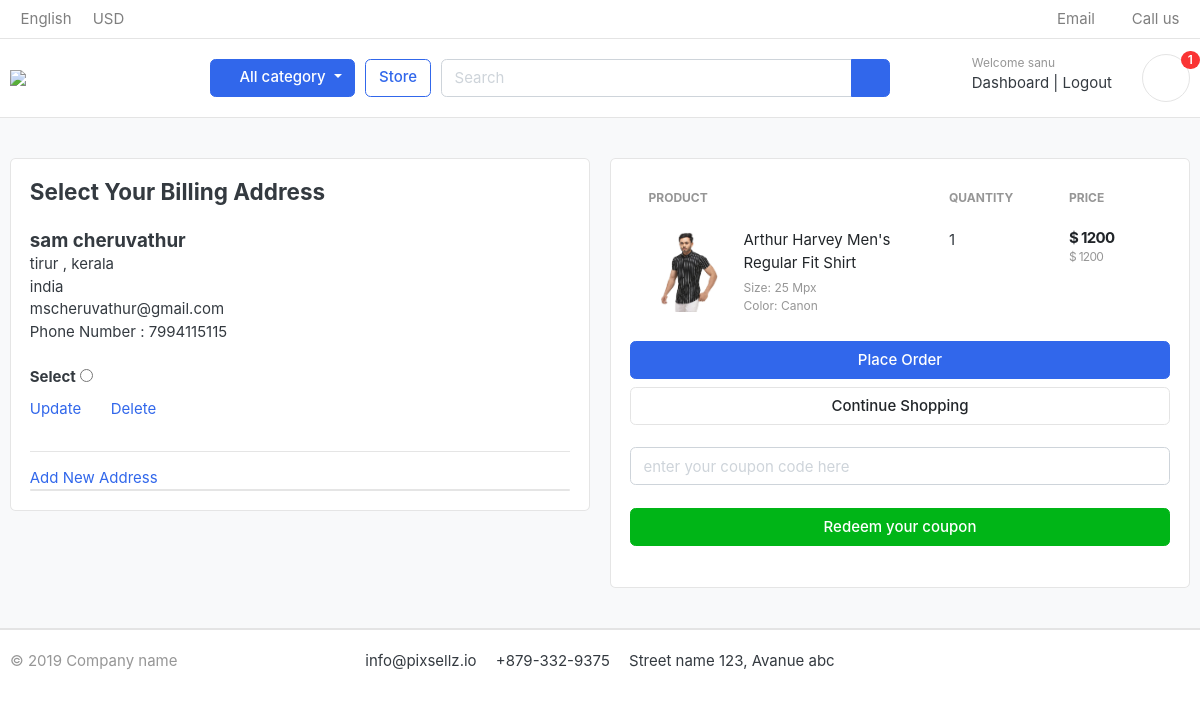
Page /cart/checkout/ (signed in) on the committed database.
### accounts/models.py (models this page shows, shortened)
class Account(AbstractBaseUser):
    first_name = models.CharField(max_length=50,)
    last_name = models.CharField(max_length=50,)
    username = models.CharField(max_length=50,unique=True)
    email = models.EmailField(max_length=100,unique=True)
    phone_number = models.CharField(max_length=50)
    date_joined = models.DateField(auto_now_add=True)
    last_login = models.DateField(auto_now_add=True)
    is_admin = models.BooleanField(default=False)
    is_staff = models.BooleanField(default=False)
    is_active = models.BooleanField(default=False)
    is_superadmin = models.BooleanField(default=False)
    USERNAME_FIELD = 'email'
    REQUIRED_FIELDS = ['username','first_name','last_name']
    objects = MyAccountManager()

### orders/models.py (models this page shows, shortened)
class UserAddress(models.Model):
    user = models.ForeignKey(Account,on_delete=models.CASCADE, null=True)
    first_name = models.CharField(max_length=50)
    last_name = models.CharField(max_length=50)
    phone = models.CharField(max_length=15)
    email =  models.EmailField(max_length=50)
    address_line_1 = models.CharField(max_length=50)
    address_line_2 = models.CharField(max_length=50)
    country = models.CharField(max_length=50)
    state = models.CharField(max_length=50)
    city = models.CharField(max_length=50)
    order_note = models.CharField(max_length=100, blank=True)
    created_at = models.DateField(auto_now_add=True)
    def full_name(self):
        return f'{self.first_name} {self.last_name}'

### cart/models.py (models this page shows, shortened)
class CartItem(models.Model):
    user = models.ForeignKey(Account, on_delete=models.CASCADE, null=True)
    product = models.ForeignKey(Product,on_delete=models.CASCADE,null=True)
    variations = models.ManyToManyField(Variation, blank=True)
    cart = models.ForeignKey(Cart, on_delete=models.CASCADE, null= True)
    quantity = models.IntegerField()
    is_active = models.BooleanField(default = True)
    def sub_total(self):
        return self.product.price * self.quantity

### store/models.py (models this page shows, shortened)
class Product(models.Model):
    product_name = models.CharField(max_length=200, unique=True)
    slug = models.SlugField(max_length=200,unique=True)
    description = models.TextField(max_length=500,blank=True)
    price = models.IntegerField()
    off_price = models.IntegerField(null=True)
    off_percentage = IntegerField(null=True)
    images_1 = models.ImageField(upload_to='photos/products')
    images_2 = models.ImageField(upload_to='photos/products')
    images_3 = models.ImageField(upload_to='photos/products')
    images_4 = models.ImageField(upload_to='photos/products')
    stock = models.IntegerField()
    is_available = models.BooleanField(default=True)
    category = models.ForeignKey(Category,on_delete=models.CASCADE)
    created_date = models.DateField(auto_now_add=True)
    modified_date = models.DateField(auto_now = True)
    def get_url(self):
        return reverse('product_detail', args = [self.category.slug, self.slug])

### cart/views.py (the view)
# urls.py: path('checkout/',views.checkout,name="checkout"),
@login_required(login_url='login')
def checkout(request, total = 0, quantity = 0, cart_items = None, user_address = None):
    try:
        tax = 0
        grand_total = 0
        if request.user.is_authenticated:
            cart_items = CartItem.objects.filter(user=request.user,is_active =True)
            user_address = UserAddress.objects.filter(user = request.user)
        else:
            cart = Cart.objects.get(cart_id = _cart_id(request))
            cart_items = CartItem.objects.filter(cart=cart,is_active =True)
        for cart_item in cart_items:
            if cart_item.product.off_price is not None:
                total += ((cart_item.product.price - cart_item.product.off_price) * cart_item.quantity)
                quantity += cart_item.quantity
            else:
                total += (cart_item.product.price * cart_item.quantity)
                quantity += cart_item.quantity
        tax = (5 * total)/100
        grand_total = total + tax
    except ObjectDoesNotExist:
        pass
    context = {
        'user_address' : user_address,
        'total' : total,
        'quantity' : quantity,
        'cart_items' : cart_items,
        'tax' : tax,
        'grand_total' : grand_total,
    }
    return render(request,'store/checkout.html',context)

### cart/context_processors.py (called while the page is built)
def counter(request):
    cart_count = 0
    if 'admin' in request.path:
        return {}
    else:
        try:
            cart = Cart.objects.filter(cart_id=_cart_id(request))
            if  request.user.is_authenticated:
                cart_items = CartItem.objects.all().filter(user=request.user)
            else:
                cart_items = CartItem.objects.all().filter(cart=cart[:1])
            for cart_item in cart_items:
                cart_count += cart_item.quantity
        except Cart.DoesNotExist:
            cart_item = 0
        return dict(cart_count = cart_count)

### cart/views.py (called while the page is built)
def _cart_id(request):
    cart = request.session.session_key
    if not cart:
        cart = request.session.create()
    return cart

### category/context_processors.py (called while the page is built)
def menu_links(request):
    links = Category.objects.all()
    return dict(links=links)

### category/models.py (called while the page is built)
    def get_url(self):
        return reverse('products_by_category', args=[self.slug])

### templates/store/checkout.html (shortened to what this page needs)
{% extends 'base.html' %}
{% load static %}
{% block content %}
<section class="section-content padding-y bg">
<div class="container">
<div class="row">
	<aside class="col-lg-6">
<div class="card">
    <div class="card-body">
        <h4 class="card-title mb-4">Select Your Billing Address</h4>
        <form action="{% url 'place_order' %}" method="POST">
{% for user_address in user_address %}
        <h5 class="card-text mb-0">{{ user_address.full_name }}</h5>
        <p class="card-text mb-0">{{ user_address.city }} , {{ user_address.state }}</p>
        <p class="card-text mb-0">{{ user_address.country }}</p>
        <p class="card-text mb-0">{{ user_address.email }}</p>
        <p class="card-text mb-0">Phone Number : {{ user_address.phone }}</p>
		<br>
		<label><h6>Select</h6></label>
        <input type="radio" name="address_id" value="{{ user_address.id }}">
		<div style="display:flex;">
			<a href="{% url 'update_address' user_address.id %}">Update</a>
			<p>&nbsp;  &nbsp; &nbsp; &nbsp;</p>
			<a href="{% url 'delete_address' user_address.id %}">Delete</a>
		</div>
        <hr>
{% endfor %}
        <a href="{% url 'add_address' %}">Add New Address</a><div class="card">
    </div>
</div>
	</aside>
	<aside class="col-lg-6">
		<div class="card">
		<div class="card-body">
        <table class="table table-borderless table-shopping-cart">
<thead class="text-muted">
<tr class="small text-uppercase">
  <th scope="col">Product</th>
  <th scope="col" width="120">Quantity</th>
  <th scope="col" width="120">Price</th>
</tr>
</thead>
<tbody>
{% for cart_item in cart_items %}
<tr>
	<td>
		<figure class="itemside align-items-center">
			<div class="aside"><img src="{{ cart_item.product.images_1.url }}" class="img-sm"></div>
			<figcaption class="info">
				<a href="{{ cart_item.product.get_url }}" class="title text-dark">{{ cart_item.product.product_name }}</a>
				<p class="text-muted small">Size: 25 Mpx <br> Color: Canon</p>
			</figcaption>
		</figure>
	</td>
	<td>
		<label>{{cart_item.quantity}}</label>
	</td>
	<td>
		<div class="price-wrap">
		{% if cart_item.product.off_price is not None %}
			<var class="price">$ {{cart_item.sub_offer}}</var>
		{% else %}
			<var class="price">$ {{cart_item.sub_total}}</var>
		{% endif %}
			<small class="text-muted"> $ {{ cart_item.product.price }}</small>
		</div>
	</td>
</tr>
{% endfor %}
</tbody>
</table>
            <button type="submit" name="submit" class="btn btn-primary btn-block">Place Order</button>
			<a href="{% url 'store' %}" class="btn btn-light btn-block">Continue Shopping</a>
			<br>
			<form action="{% url 'coupon_redeem' %}" method="POST">
			<input type="text" name="coupon_code" class="form-control" placeholder="enter your coupon code here" required>
			<br>
			<button type="submit" name="submit" class="btn btn-success btn-block">Redeem your coupon</button>
			<br>
			</form>
		</div>
		</div>
</aside>
</div>
</div>
</section>
{% endblock %}

### templates/includes/navbar.html (shortened to what this page needs)
{% load static %}
<header class="section-header">
<nav class="navbar p-md-0 navbar-expand-sm navbar-light border-bottom">
<div class="container">
  <div class="collapse navbar-collapse" id="navbarTop4">
    <ul class="navbar-nav mr-auto">
    	<li class="nav-item dropdown">
		 	<a href="#" class="nav-link">   English </a>
		</li>
		<li class="nav-item dropdown">
			<a href="#" class="nav-link"> USD </a>
		</li>
    </ul>
    <ul class="navbar-nav">
		<li><a href="#" class="nav-link"> <i class="fa fa-envelope"></i> Email </a></li>
		<li><a href="#" class="nav-link"> <i class="fa fa-phone"></i> Call us </a></li>
	</ul>
  </div>
</div>
</nav>
<section class="header-main border-bottom">
	<div class="container">
<div class="row align-items-center">
	<div class="col-lg-2 col-md-3 col-6">
		<a href="{% url 'home' %}" class="brand-wrap">
			<img class="logo" src="{% static 'images/logo.png' %}">
		</a>
	</div>
	<div class="col-lg col-sm col-md col-6 flex-grow-0">
		<div class="category-wrap dropdown d-inline-block float-right">
			<button type="button" class="btn btn-primary dropdown-toggle" data-toggle="dropdown">
				<i class="fa fa-bars"></i> All category
			</button>
		</div>
	</div>
	<a href="{% url 'store' %}" class="btn btn-outline-primary">Store</a>
	<div class="col-lg  col-md-6 col-sm-12 col">
		<form action="{% url 'search' %}" class="search" method="GET">
			<div class="input-group w-100">
			    <input type="text" class="form-control" style="width:60%;" placeholder="Search" name="keyword">
			    <div class="input-group-append">
			      <button class="btn btn-primary" type="submit">
			        <i class="fa fa-search"></i>
			      </button>
			    </div>
		    </div>
		</form>
	</div>
	<div class="col-lg-3 col-sm-6 col-8 order-2 order-lg-3">
				<div class="d-flex justify-content-end mb-3 mb-lg-0">
				{% if user.id is not None %}
					<div class="widget-header">
						<small class="title text-muted">Welcome {{ user.first_name }}</small>
						<div>
							<a href="{% url 'dashboard' %}">Dashboard</a> <span class="dark-transp"> | </span>
							<a href="{% url 'logout' %}">Logout</a>
						</div>
					</div>
				{% endif %}
					<a href="{% url 'cart' %}" class="widget-header pl-3 ml-3">
						<div class="icon icon-sm rounded-circle border"><i class="fa fa-shopping-cart"></i></div>
						<span class="badge badge-pill badge-danger notify">{{ cart_count }}</span>
					</a>
				</div>
			</div>
</div>
	</div>
</section>
</header>

### static/css/ui.css (style rules this page uses)
html { font-family: "Inter", sans-serif; font-size: 15px; }
.price-wrap { letter-spacing: -0.7px; }
.icon-xs, .icon-sm, .icon-md, .icon-lg { display: inline-block; text-align: center; flex-shrink: 0; flex-grow: 0; }
.icon-sm { width: 48px; height: 48px; line-height: 48px !important; font-size: 20px; }
.img-xs, .img-sm, .img-md, .img-lg { -o-object-fit: cover; object-fit: cover; flex-shrink: 0; flex-grow: 0; }
.img-sm { width: 80px; height: 80px; }
.padding-y { padding-top: 40px; padding-bottom: 40px; }
var { font-style: normal; }
figure { margin-bottom: 0; }
.bg { background-color: #f8f9fa; }
p:last-child { margin-bottom: 0; }
.header-main { position: relative; padding-top: 1rem; padding-bottom: 1rem; }
.brand-wrap .logo, .navbar-brand .logo { margin-right: 7px; max-height: 42px; display: inline-block; }
.widget-header { display: inline-block; vertical-align: middle; position: relative; }
.widget-header a { color: #343a40; }
.widget-header i { color: #969696; }
.widget-header .title { display: block; }
.widget-header .notify { position: absolute; top: -3px; right: -10px; }
.btn-light { background-color: #fff; border-color: #e4e4e4; }
.itemside { position: relative; display: flex; width: 100%; }
.itemside .aside { position: relative; flex-shrink: 0; }
.itemside .info { padding-left: 15px; padding-right: 7px; }
.itemside p { margin-bottom: 0; }
.itemside .title { display: block; margin-bottom: 5px; color: #212529; }
.notify { position: absolute; top: -4px; right: -10px; display: inline-block; padding: 0.25em 0.6em; font-size: 12px; line-height: 1; text-align: center; border-radius: 3rem; color: #fff; background-color: #fa3434; }
.price { font-weight: 600; color: #212529; }
.table-shopping-cart.table td, .table-shopping-cart.table th { padding-left: 1.25rem; padding-right: 1.25rem; }
.table-shopping-cart .price-wrap { line-height: 1.2; }
.table-shopping-cart .price { font-weight: bold; margin-right: 5px; display: block; }

### rows in the picture
Account: first_name "sanu"
UserAddress: full_name "sam cheruvathur", city "tirur", state "kerala", country "india", email "mscheruvathur@gmail.com", phone "7994115115"
CartItem: product.images_1 (picture), product.product_name "Arthur Harvey Men's Regular Fit Shirt", quantity "1", sub_total "1200", product.price "1200"

### other values in the picture
{{ cart_count }} "1"
